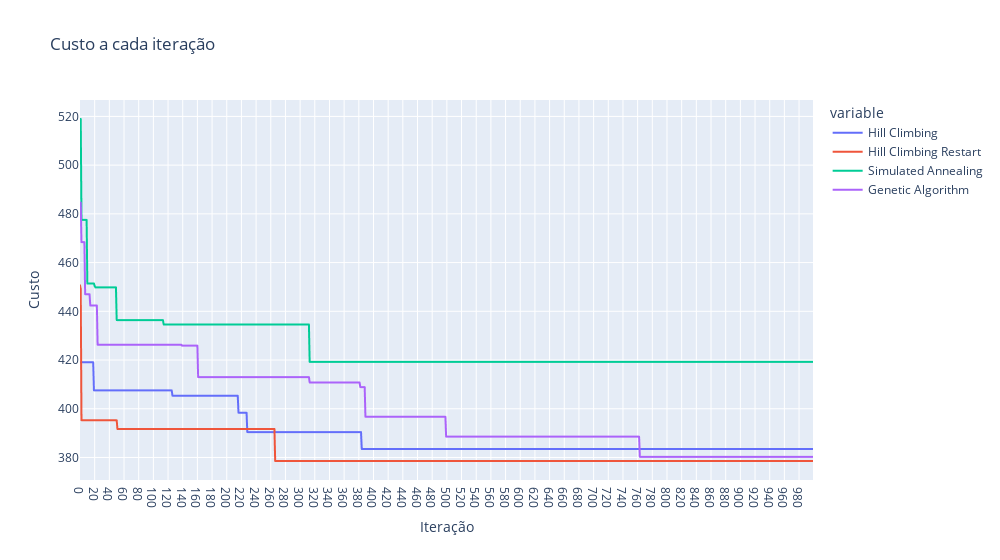

Notebook source saved alongside this figure:
### Code cell
df_custo_correction_fig = px.line(df_custo_correction, title='Custo a cada iteração', width=1000)
df_custo_correction_fig.update_yaxes( title="Custo")
df_custo_correction_fig.update_xaxes( title="Iteração")
df_custo_correction_fig.show()
df_custo_correction_fig.write_image("./resultados/prob1/images/custo.png")

### Figure 1 — Plotly figure (JSON) as saved in the notebook; plotly's stock layout.template omitted (floating-point values rounded to 4 significant figures; data arrays with more than 128 entries replaced by an {"elided": "..."} marker saying what was removed)
{"data": [{"hovertemplate": "variable=Hill Climbing<br>index=%{x}<br>value=%{y}<extra></extra>", "legendgroup": "Hill Climbing", "line": {"color": "#636efa", "dash": "solid"}, "marker": {"symbol": "circle"}, "mode": "lines", "name": "Hill Climbing", "showlegend": true, "type": "scattergl", "x": {"elided": "1000 str values"}, "xaxis": "x", "y": {"elided": "1000 float values"}, "yaxis": "y"}, {"hovertemplate": "variable=Hill Climbing Restart<br>index=%{x}<br>value=%{y}<extra></extra>", "legendgroup": "Hill Climbing Restart", "line": {"color": "#EF553B", "dash": "solid"}, "marker": {"symbol": "circle"}, "mode": "lines", "name": "Hill Climbing Restart", "showlegend": true, "type": "scattergl", "x": {"elided": "1000 str values"}, "xaxis": "x", "y": {"elided": "1000 float values"}, "yaxis": "y"}, {"hovertemplate": "variable=Simulated Annealing<br>index=%{x}<br>value=%{y}<extra></extra>", "legendgroup": "Simulated Annealing", "line": {"color": "#00cc96", "dash": "solid"}, "marker": {"symbol": "circle"}, "mode": "lines", "name": "Simulated Annealing", "showlegend": true, "type": "scattergl", "x": {"elided": "1000 str values"}, "xaxis": "x", "y": {"elided": "1000 float values"}, "yaxis": "y"}, {"hovertemplate": "variable=Genetic Algorithm<br>index=%{x}<br>value=%{y}<extra></extra>", "legendgroup": "Genetic Algorithm", "line": {"color": "#ab63fa", "dash": "solid"}, "marker": {"symbol": "circle"}, "mode": "lines", "name": "Genetic Algorithm", "showlegend": true, "type": "scattergl", "x": {"elided": "1000 str values"}, "xaxis": "x", "y": {"elided": "1000 float values"}, "yaxis": "y"}], "layout": {"legend": {"title": {"text": "variable"}, "tracegroupgap": 0}, "title": {"text": "Custo a cada iteração"}, "width": 1000, "xaxis": {"anchor": "y", "domain": [0, 1], "title": {"text": "Iteração"}}, "yaxis": {"anchor": "x", "domain": [0, 1], "title": {"text": "Custo"}}}}
